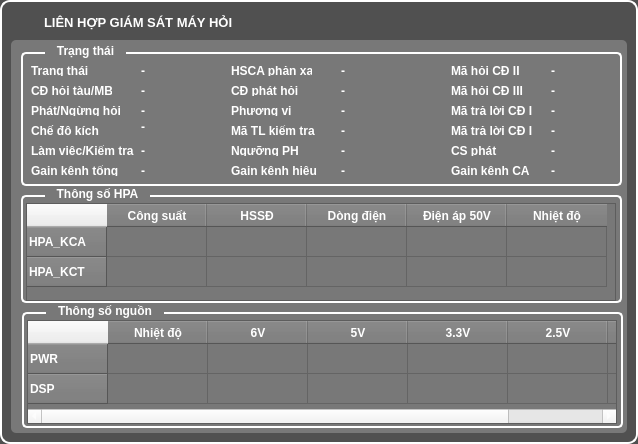
<?xml version="1.0" encoding="UTF-8"?>
<ui version="4.0">
 <class>Lienhop_GSmayhoi_Form</class>
 <widget class="QWidget" name="Lienhop_GSmayhoi_Form">
  <property name="geometry">
   <rect>
    <x>0</x>
    <y>0</y>
    <width>638</width>
    <height>444</height>
   </rect>
  </property>
  <property name="windowTitle">
   <string>Form</string>
  </property>
  <property name="styleSheet">
   <string notr="true">QWidget#Lienhop_GSmayhoi_Form {
background-color: rgb(80, 80, 80);
border-radius: 10px;
border-width: 2;
border-style: solid;
border-color: rgb(255, 255, 255);
}
QGroupBox {
border-radius: 5px;
border-width: 2;
border-style: solid;
border-color: rgb(255, 255, 255);
}
* {
color: white;
font-weight: bold;
}</string>
  </property>
  <layout class="QVBoxLayout" name="verticalLayout">
   <item>
    <widget class="QLabel" name="label_17">
     <property name="maximumSize">
      <size>
       <width>100000</width>
       <height>23</height>
      </size>
     </property>
     <property name="font">
      <font>
       <pointsize>10</pointsize>
       <weight>75</weight>
       <bold>true</bold>
      </font>
     </property>
     <property name="styleSheet">
      <string notr="true">padding-left: 30;
color: white;</string>
     </property>
     <property name="text">
      <string notr="true">LIÊN HỢP GIÁM SÁT MÁY HỎI</string>
     </property>
     <property name="textFormat">
      <enum>Qt::AutoText</enum>
     </property>
    </widget>
   </item>
   <item>
    <widget class="QFrame" name="frame">
     <property name="styleSheet">
      <string notr="true">QFrame#frame {
background-color: rgb(120, 120, 120);
border-radius: 5px;
border-width: 0;
}
QGroupBox {
margin-top: 7;
}
QGroupBox::title {
top: -8;
left: 24;
padding-left: 10px;
padding-right: 10px;
}</string>
     </property>
     <property name="frameShape">
      <enum>QFrame::StyledPanel</enum>
     </property>
     <property name="frameShadow">
      <enum>QFrame::Raised</enum>
     </property>
     <widget class="QGroupBox" name="groupBox">
      <property name="geometry">
       <rect>
        <x>10</x>
        <y>5</y>
        <width>601</width>
        <height>141</height>
       </rect>
      </property>
      <property name="title">
       <string>Trạng thái</string>
      </property>
      <widget class="QLabel" name="label">
       <property name="geometry">
        <rect>
         <x>10</x>
         <y>20</y>
         <width>81</width>
         <height>11</height>
        </rect>
       </property>
       <property name="text">
        <string>Trạng thái</string>
       </property>
      </widget>
      <widget class="QLabel" name="label_2">
       <property name="geometry">
        <rect>
         <x>120</x>
         <y>20</y>
         <width>51</width>
         <height>11</height>
        </rect>
       </property>
       <property name="text">
        <string>-</string>
       </property>
      </widget>
      <widget class="QLabel" name="label_3">
       <property name="geometry">
        <rect>
         <x>10</x>
         <y>40</y>
         <width>81</width>
         <height>11</height>
        </rect>
       </property>
       <property name="text">
        <string>CĐ hỏi tàu/MB</string>
       </property>
      </widget>
      <widget class="QLabel" name="label_4">
       <property name="geometry">
        <rect>
         <x>10</x>
         <y>60</y>
         <width>91</width>
         <height>11</height>
        </rect>
       </property>
       <property name="text">
        <string>Phát/Ngừng hỏi</string>
       </property>
      </widget>
      <widget class="QLabel" name="label_5">
       <property name="geometry">
        <rect>
         <x>10</x>
         <y>80</y>
         <width>81</width>
         <height>11</height>
        </rect>
       </property>
       <property name="text">
        <string>Chế độ kích</string>
       </property>
      </widget>
      <widget class="QLabel" name="label_6">
       <property name="geometry">
        <rect>
         <x>10</x>
         <y>100</y>
         <width>111</width>
         <height>11</height>
        </rect>
       </property>
       <property name="text">
        <string>Làm việc/Kiểm tra</string>
       </property>
      </widget>
      <widget class="QLabel" name="label_7">
       <property name="geometry">
        <rect>
         <x>10</x>
         <y>120</y>
         <width>101</width>
         <height>11</height>
        </rect>
       </property>
       <property name="text">
        <string>Gain kênh tổng</string>
       </property>
      </widget>
      <widget class="QLabel" name="label_8">
       <property name="geometry">
        <rect>
         <x>120</x>
         <y>40</y>
         <width>51</width>
         <height>11</height>
        </rect>
       </property>
       <property name="text">
        <string>-</string>
       </property>
      </widget>
      <widget class="QLabel" name="label_9">
       <property name="geometry">
        <rect>
         <x>120</x>
         <y>60</y>
         <width>51</width>
         <height>11</height>
        </rect>
       </property>
       <property name="text">
        <string>-</string>
       </property>
      </widget>
      <widget class="QLabel" name="label_10">
       <property name="geometry">
        <rect>
         <x>120</x>
         <y>76</y>
         <width>51</width>
         <height>11</height>
        </rect>
       </property>
       <property name="text">
        <string>-</string>
       </property>
      </widget>
      <widget class="QLabel" name="label_11">
       <property name="geometry">
        <rect>
         <x>120</x>
         <y>100</y>
         <width>51</width>
         <height>11</height>
        </rect>
       </property>
       <property name="text">
        <string>-</string>
       </property>
      </widget>
      <widget class="QLabel" name="label_12">
       <property name="geometry">
        <rect>
         <x>120</x>
         <y>120</y>
         <width>51</width>
         <height>11</height>
        </rect>
       </property>
       <property name="text">
        <string>-</string>
       </property>
      </widget>
      <widget class="QLabel" name="label_26">
       <property name="geometry">
        <rect>
         <x>320</x>
         <y>120</y>
         <width>51</width>
         <height>11</height>
        </rect>
       </property>
       <property name="text">
        <string>-</string>
       </property>
      </widget>
      <widget class="QLabel" name="label_27">
       <property name="geometry">
        <rect>
         <x>320</x>
         <y>100</y>
         <width>51</width>
         <height>11</height>
        </rect>
       </property>
       <property name="text">
        <string>-</string>
       </property>
      </widget>
      <widget class="QLabel" name="label_28">
       <property name="geometry">
        <rect>
         <x>320</x>
         <y>40</y>
         <width>51</width>
         <height>11</height>
        </rect>
       </property>
       <property name="text">
        <string>-</string>
       </property>
      </widget>
      <widget class="QLabel" name="label_29">
       <property name="geometry">
        <rect>
         <x>320</x>
         <y>60</y>
         <width>51</width>
         <height>11</height>
        </rect>
       </property>
       <property name="text">
        <string>-</string>
       </property>
      </widget>
      <widget class="QLabel" name="label_30">
       <property name="geometry">
        <rect>
         <x>210</x>
         <y>100</y>
         <width>91</width>
         <height>11</height>
        </rect>
       </property>
       <property name="text">
        <string>Ngưỡng PH</string>
       </property>
      </widget>
      <widget class="QLabel" name="label_31">
       <property name="geometry">
        <rect>
         <x>320</x>
         <y>20</y>
         <width>51</width>
         <height>11</height>
        </rect>
       </property>
       <property name="text">
        <string>-</string>
       </property>
      </widget>
      <widget class="QLabel" name="label_32">
       <property name="geometry">
        <rect>
         <x>210</x>
         <y>120</y>
         <width>91</width>
         <height>11</height>
        </rect>
       </property>
       <property name="text">
        <string>Gain kênh hiệu</string>
       </property>
      </widget>
      <widget class="QLabel" name="label_33">
       <property name="geometry">
        <rect>
         <x>210</x>
         <y>20</y>
         <width>81</width>
         <height>11</height>
        </rect>
       </property>
       <property name="text">
        <string>HSCA phản xạ</string>
       </property>
      </widget>
      <widget class="QLabel" name="label_34">
       <property name="geometry">
        <rect>
         <x>320</x>
         <y>80</y>
         <width>51</width>
         <height>11</height>
        </rect>
       </property>
       <property name="text">
        <string>-</string>
       </property>
      </widget>
      <widget class="QLabel" name="label_35">
       <property name="geometry">
        <rect>
         <x>210</x>
         <y>80</y>
         <width>101</width>
         <height>11</height>
        </rect>
       </property>
       <property name="text">
        <string>Mã TL kiểm tra</string>
       </property>
      </widget>
      <widget class="QLabel" name="label_36">
       <property name="geometry">
        <rect>
         <x>210</x>
         <y>40</y>
         <width>81</width>
         <height>11</height>
        </rect>
       </property>
       <property name="text">
        <string>CĐ phát hỏi</string>
       </property>
      </widget>
      <widget class="QLabel" name="label_37">
       <property name="geometry">
        <rect>
         <x>210</x>
         <y>60</y>
         <width>81</width>
         <height>11</height>
        </rect>
       </property>
       <property name="text">
        <string>Phương vị</string>
       </property>
      </widget>
      <widget class="QLabel" name="label_38">
       <property name="geometry">
        <rect>
         <x>530</x>
         <y>120</y>
         <width>51</width>
         <height>11</height>
        </rect>
       </property>
       <property name="text">
        <string>-</string>
       </property>
      </widget>
      <widget class="QLabel" name="label_39">
       <property name="geometry">
        <rect>
         <x>530</x>
         <y>60</y>
         <width>51</width>
         <height>11</height>
        </rect>
       </property>
       <property name="text">
        <string>-</string>
       </property>
      </widget>
      <widget class="QLabel" name="label_40">
       <property name="geometry">
        <rect>
         <x>530</x>
         <y>100</y>
         <width>51</width>
         <height>11</height>
        </rect>
       </property>
       <property name="text">
        <string>-</string>
       </property>
      </widget>
      <widget class="QLabel" name="label_41">
       <property name="geometry">
        <rect>
         <x>430</x>
         <y>120</y>
         <width>81</width>
         <height>11</height>
        </rect>
       </property>
       <property name="text">
        <string>Gain kênh CA</string>
       </property>
      </widget>
      <widget class="QLabel" name="label_42">
       <property name="geometry">
        <rect>
         <x>530</x>
         <y>20</y>
         <width>51</width>
         <height>11</height>
        </rect>
       </property>
       <property name="text">
        <string>-</string>
       </property>
      </widget>
      <widget class="QLabel" name="label_43">
       <property name="geometry">
        <rect>
         <x>430</x>
         <y>40</y>
         <width>81</width>
         <height>11</height>
        </rect>
       </property>
       <property name="text">
        <string>Mã hỏi CĐ III</string>
       </property>
      </widget>
      <widget class="QLabel" name="label_44">
       <property name="geometry">
        <rect>
         <x>430</x>
         <y>20</y>
         <width>81</width>
         <height>11</height>
        </rect>
       </property>
       <property name="text">
        <string>Mã hỏi CĐ II</string>
       </property>
      </widget>
      <widget class="QLabel" name="label_45">
       <property name="geometry">
        <rect>
         <x>430</x>
         <y>60</y>
         <width>81</width>
         <height>11</height>
        </rect>
       </property>
       <property name="text">
        <string>Mã trả lời CĐ I</string>
       </property>
      </widget>
      <widget class="QLabel" name="label_46">
       <property name="geometry">
        <rect>
         <x>530</x>
         <y>80</y>
         <width>51</width>
         <height>11</height>
        </rect>
       </property>
       <property name="text">
        <string>-</string>
       </property>
      </widget>
      <widget class="QLabel" name="label_47">
       <property name="geometry">
        <rect>
         <x>430</x>
         <y>80</y>
         <width>81</width>
         <height>11</height>
        </rect>
       </property>
       <property name="text">
        <string>Mã trả lời CĐ III</string>
       </property>
      </widget>
      <widget class="QLabel" name="label_48">
       <property name="geometry">
        <rect>
         <x>530</x>
         <y>40</y>
         <width>51</width>
         <height>11</height>
        </rect>
       </property>
       <property name="text">
        <string>-</string>
       </property>
      </widget>
      <widget class="QLabel" name="label_49">
       <property name="geometry">
        <rect>
         <x>430</x>
         <y>100</y>
         <width>91</width>
         <height>11</height>
        </rect>
       </property>
       <property name="text">
        <string>CS phát</string>
       </property>
      </widget>
     </widget>
     <widget class="QGroupBox" name="groupBox_2">
      <property name="geometry">
       <rect>
        <x>10</x>
        <y>148</y>
        <width>601</width>
        <height>115</height>
       </rect>
      </property>
      <property name="title">
       <string>Thông số HPA</string>
      </property>
      <widget class="QTableWidget" name="tableWidget">
       <property name="geometry">
        <rect>
         <x>5</x>
         <y>15</y>
         <width>590</width>
         <height>98</height>
        </rect>
       </property>
       <property name="styleSheet">
        <string notr="true">
QTableWidget {
background-color: rgb(120, 120, 120);
color: white;
font-size: 10px;
}
QHeaderView {
background-color: rgb(120, 120, 120);
color: white;
}
QHeaderView::section {
background-color: rgb(120, 120, 120);
color: white;
height: 23;
width: 80;
}</string>
       </property>
       <attribute name="horizontalHeaderCascadingSectionResizes">
        <bool>true</bool>
       </attribute>
       <attribute name="horizontalHeaderHighlightSections">
        <bool>false</bool>
       </attribute>
       <row>
        <property name="text">
         <string>HPA_KCA</string>
        </property>
       </row>
       <row>
        <property name="text">
         <string>HPA_KCT</string>
        </property>
       </row>
       <column>
        <property name="text">
         <string>Công suất</string>
        </property>
        <property name="background">
         <color>
          <red>127</red>
          <green>127</green>
          <blue>127</blue>
         </color>
        </property>
       </column>
       <column>
        <property name="text">
         <string>HSSĐ</string>
        </property>
       </column>
       <column>
        <property name="text">
         <string>Dòng điện</string>
        </property>
       </column>
       <column>
        <property name="text">
         <string>Điện áp 50V</string>
        </property>
       </column>
       <column>
        <property name="text">
         <string>Nhiệt độ</string>
        </property>
       </column>
      </widget>
     </widget>
     <widget class="QGroupBox" name="groupBox_3">
      <property name="geometry">
       <rect>
        <x>11</x>
        <y>265</y>
        <width>601</width>
        <height>123</height>
       </rect>
      </property>
      <property name="title">
       <string>Thông số nguồn</string>
      </property>
      <widget class="QTableWidget" name="tableWidget_2">
       <property name="geometry">
        <rect>
         <x>5</x>
         <y>15</y>
         <width>590</width>
         <height>104</height>
        </rect>
       </property>
       <property name="styleSheet">
        <string notr="true">
QTableWidget {
background-color: rgb(120, 120, 120);
color: white;
font-size: 10px;
}
QHeaderView {
background-color: rgb(120, 120, 120);
color: white;
}
QHeaderView::section {
background-color: rgb(120, 120, 120);
color: white;
height: 23;
width: 80;
}</string>
       </property>
       <attribute name="horizontalHeaderCascadingSectionResizes">
        <bool>true</bool>
       </attribute>
       <row>
        <property name="text">
         <string>PWR</string>
        </property>
       </row>
       <row>
        <property name="text">
         <string>DSP</string>
        </property>
       </row>
       <column>
        <property name="text">
         <string>Nhiệt độ</string>
        </property>
       </column>
       <column>
        <property name="text">
         <string>6V</string>
        </property>
       </column>
       <column>
        <property name="text">
         <string>5V</string>
        </property>
       </column>
       <column>
        <property name="text">
         <string>3.3V</string>
        </property>
       </column>
       <column>
        <property name="text">
         <string>2.5V</string>
        </property>
       </column>
       <column>
        <property name="text">
         <string>1.5V</string>
        </property>
       </column>
      </widget>
     </widget>
    </widget>
   </item>
  </layout>
 </widget>
 <tabstops>
  <tabstop>tableWidget</tabstop>
  <tabstop>tableWidget_2</tabstop>
 </tabstops>
 <resources/>
 <connections/>
</ui>
